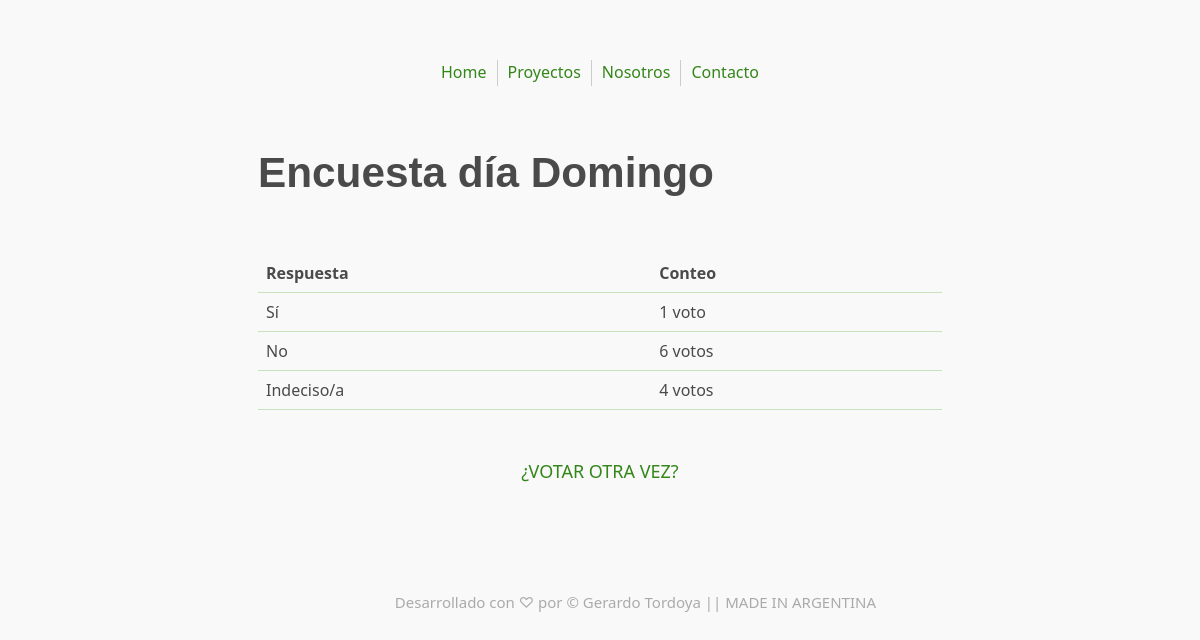
/1/resultados/, run on the app's committed database.
### encuestas/models.py (models this page shows, shortened)
class Encuesta(models.Model):
    texto_encuesta = models.CharField(max_length=200)
    fecha_publicacion = models.DateTimeField('Fecha de publicación')
    def es_reciente(self):
        es_ahora = timezone.now()
        return es_ahora - datetime.timedelta(days=3) <= self.fecha_publicacion <= es_ahora
    es_reciente.admin_order_field = 'fecha_publicacion'
    es_reciente.boolean = True
    es_reciente.short_description = '¿Publicado recientemente?'

class Opciones(models.Model):
    la_encuesta = models.ForeignKey(Encuesta, on_delete=models.CASCADE)
    texto_opcion = models.CharField(max_length=200)
    los_votos = models.IntegerField(default=0)

### encuestas/views.py (the view)
# urls.py: path('resultados/', views.ResultadosView.as_view(), name='resultados'),
class ResultadosView(generic.DetailView):
    model = Encuesta
    template_name =  'encuestas/resultados.html'

### encuestas/templates/encuestas/resultados.html
﻿{% extends "base.html" %}
{% block content %}
<h1>{{ encuesta.texto_encuesta }}</h1>
<br>
<table>
    <thead>
        <tr>
            <th>Respuesta</th>
            <th>Conteo</th>
        </tr>
    </thead>
    <tbody>
        {% for opcion in encuesta.opciones_set.all %}
        <tr>
            <td>{{ opcion.texto_opcion }}</td>
            <td>{{ opcion.los_votos }} voto{{ opcion.los_votos|pluralize }}</td>
        </tr>
        {% endfor %}
    </tbody>
</table>
<br>
<div>
    <a href="{% url 'encuestas:detalle' encuesta.id %}">¿VOTAR OTRA VEZ?</a>
</div>
{% endblock %}

### encuestas/static/encuestas/style.css (style rules this page uses)
html { font-family: system-ui, -apple-system, BlinkMacSystemFont, "Segoe UI", Roboto, Oxygen, Ubuntu, Cantarell, "PT Sans", "Open Sans", "Fira Sans", "Droid Sans", "Helvetica Neue", Helvetica, Arial, sans-serif; font-size: 62.5%; line-height: 1.4; -webkit-overflow-scrolling: touch; }
body { font-size: 1.8rem; line-height: 1.618; max-width: 38em; margin: auto; color: #4a4a4a; background-color: #f9f9f9; padding: 13px; }
h1, h2, h3, h4, h5, h6 { line-height: 1.1; font-family: Verdana, Geneva, sans-serif; font-weight: 700; overflow-wrap: break-word; word-wrap: break-word; -ms-word-break: break-all; word-break: break-word; -ms-hyphens: auto; -moz-hyphens: auto; -webkit-hyphens: auto; hyphens: auto; }
h1 { font-size: 2.35em; }
a { text-decoration: none; color: #338618; }
table { text-align: justify; width: 100%; border-collapse: collapse; }
td, th { padding: 0.5em; border-bottom: 1px solid #C7E3BE; }
div { text-align: center; margin-top: 1em; }

### data on the page
Encuesta: texto_encuesta "Encuesta día Domingo"
Opciones: texto_opcion "Sí", los_votos "1"
Opciones: texto_opcion "No", los_votos "6"
Opciones: texto_opcion "Indeciso/a", los_votos "4"
